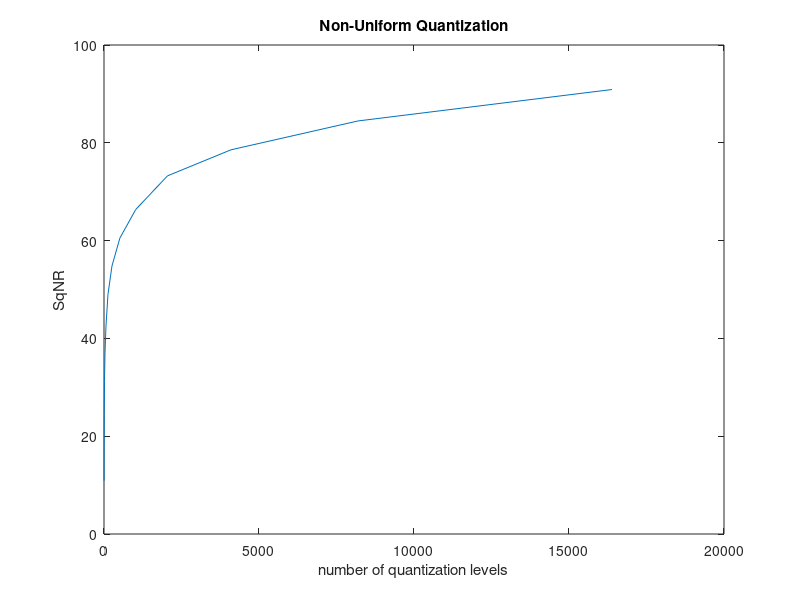

The MATLAB source for this figure:
clc;
clear all;
close all;

n=100;
x=rand(1,n);
u=255;
xcomp = ((log(1+(abs (x) ./max(x)) .*u)) ./log(1+u));
vmin = min(xcomp);
vmax = max(xcomp);
xpow = sum(xcomp.^2)/n;
for i=1:1:14
    L(i) = 2^i;
    d = (vmax-vmin)/L(i);
    for j=1:length(xcomp)
        start = min(xcomp);
        while (start<xcomp(j))
            start = start + d;
        end
        xq(j) = start - d;
        if(start == x(j))
            xq(j) = start;
        end
    end
    err = xcomp-xq;
    noisepow(i) = sum(err.^2)/n;
end
sqnr = xpow./noisepow;
sqnrdb = 10.*log10(sqnr);
plot(L,sqnrdb)
xlabel('number of quantization levels');
ylabel('SqNR');
title('Non-Uniform Quantization')

